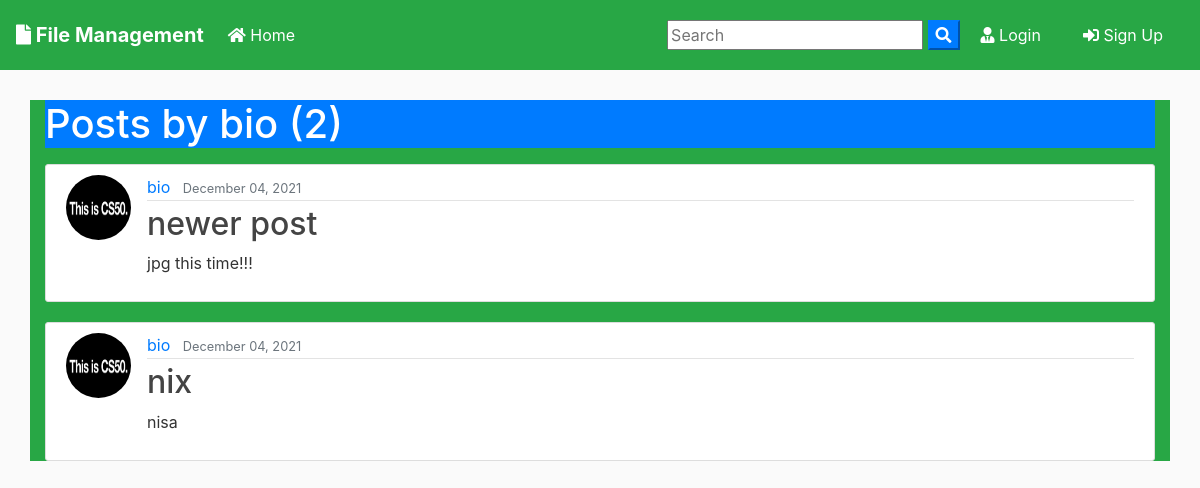
Screenshot of /user/bio with the database file from the repository.
### blog/models.py (models this page shows, shortened)
class Post(models.Model):
	title = models.CharField(max_length=100)
	file = models.FileField(null=True,blank=True,upload_to='Files')
	content = models.TextField()
	date_posted = models.DateTimeField(default=timezone.now)
	author = models.ForeignKey(User, on_delete=models.CASCADE)

### users/models.py (models this page shows, shortened)
class Profile(models.Model):
    user = models.OneToOneField(User, on_delete=models.CASCADE)
    image = models.ImageField(default='default.jpg', upload_to='profile_pics')

### blog/views.py (the view)
# urls.py: path('user/<str:username>', UserPostListView.as_view(), name='user-posts'),
class UserPostListView(ListView):
    model = Post
    template_name = 'blog/user_posts.html'  # <app>/<model>_<viewtype>.html
    context_object_name = 'posts'
    paginate_by = 2
    def get_queryset(self):
        user = get_object_or_404(User, username=self.kwargs.get('username'))
        return Post.objects.filter(author=user).order_by('-date_posted')

### blog/templates/blog/user_posts.html (shortened to what this page needs)
{% extends "blog/base.html" %}
{% block content %}
    <h1 class="mb-3 bg-primary" style="color: white;">Posts by {{ view.kwargs.username }} ({{ page_obj.paginator.count }})</h1>
    {% for post in posts %}
        <article class="media content-section">
          <img class="rounded-circle article-img" src="{{ post.author.profile.image.url }}">
          <div class="media-body">
            <div class="article-metadata">
              <a class="mr-2" href="{% url 'user-posts' post.author.username %}">{{ post.author }}</a>
              <small class="text-muted">{{ post.date_posted|date:"F d, Y" }}</small>
            </div>
            <h2><a class="article-title" href="{% url 'post-detail' post.id %}">{{ post.title }}</a></h2>
            <p class="article-content">{{ post.content }}</p>
          </div>
        </article>
    {% endfor %}
{% endblock content %}

### blog/templates/blog/base.html (shortened to what this page needs)
{% load static %}
<!doctype html>
<html lang="en">
  <head>
    <link rel="stylesheet" href="https://stackpath.bootstrapcdn.com/bootstrap/4.3.1/css/bootstrap.min.css">
    <link rel="stylesheet" href="https://use.fontawesome.com/releases/v5.8.1/css/all.css" >
    <link rel="stylesheet" href="{% static 'blog/main.css' %}">
</head>
  <body>
        <nav class="navbar navbar-expand-lg navbar-dark bg-success" style="margin-bottom: 30px;">
                <a class="navbar-brand font-weight-bold" href="{% url 'blog-home' %}"><i class="fas fa-file"></i> File Management</a>
                <div class="collapse navbar-collapse" id="navbarSupportedContent">
                  <ul class="navbar-nav mr-auto">
                    <li class="nav-item active">
                      <a class="nav-link" href="{% url 'blog-home' %}"><i class="fas fa-home"></i> Home <span class="sr-only">(current)</span></a>
                    </li>
                  </ul>
                  <form id="searchform" action="{% url 'search' %}" method="get">
                    <input type="text" name="q" type="text" value="{{ request.GET.q }}" placeholder="Search" />
                    <button type="button" onclick="searchform.submit()" class=" text-white my-color btn-primary"><i class="fa fa-search"></i></button>
                </form>
                    {% if user.is_authenticated %}
                    <a href="{% url 'user-posts' user %}" class="btn text-white m-2"><i class="fas fa-user-shield"></i> My Post</a>
                    <a href="{% url 'post-create' %} " class="btn text-white m-2"><i class="fas fa-user-edit"></i> New Post</a>
                    <a href="{% url 'profile' %} " class="btn text-white m-2"><i class="fas fa-user"></i> {{ user.username }}</a>
                    <a href="{% url 'logout' %} " class="btn text-white m-2"><i class="fas fa-sign-out-alt"></i> Log Out</a>
                    {% else %}
                    <a href="{% url 'login' %} " class="btn text-white m-2"><i class="fas fa-user-tie"></i> Login</a>
                    <a href="{% url 'register' %} " class="btn text-white m-2"> <i class="fas fa-sign-in-alt"></i> Sign Up</a>
                    {% endif %}
                </div>
              </nav>
      <div class="container my-bg bg-success">
    {% block content %}
    {% endblock  %}
</div>
  </body>
</html>

### blog/static/blog/main.css (style rules this page uses)
body { background: #fafafa; color: #333333; margin-top: 0; }
h1, h2, h3, h4, h5, h6 { color: #444444; }
ul { margin: 0; }
.content-section { background: #ffffff; padding: 10px 20px; border: 1px solid #dddddd; border-radius: 3px; margin-bottom: 20px; }
.article-title { color: #444444; }
.article-content { white-space: pre-line; }
.article-img { height: 65px; width: 65px; margin-right: 16px; }
.article-metadata { padding-bottom: 1px; margin-bottom: 4px; border-bottom: 1px solid #e3e3e3 }

### rows the page displays
Post: author.profile.image (placeholder picture), author "bio", date_posted "December 04, 2021", title "newer post", content "jpg this time!!!"
Post: author.profile.image (placeholder picture), author "bio", date_posted "December 04, 2021", title "nix", content "nisa"

### other values shown
{{ view.kwargs.username }} "bio"
{{ page_obj.paginator.count }} "2"
